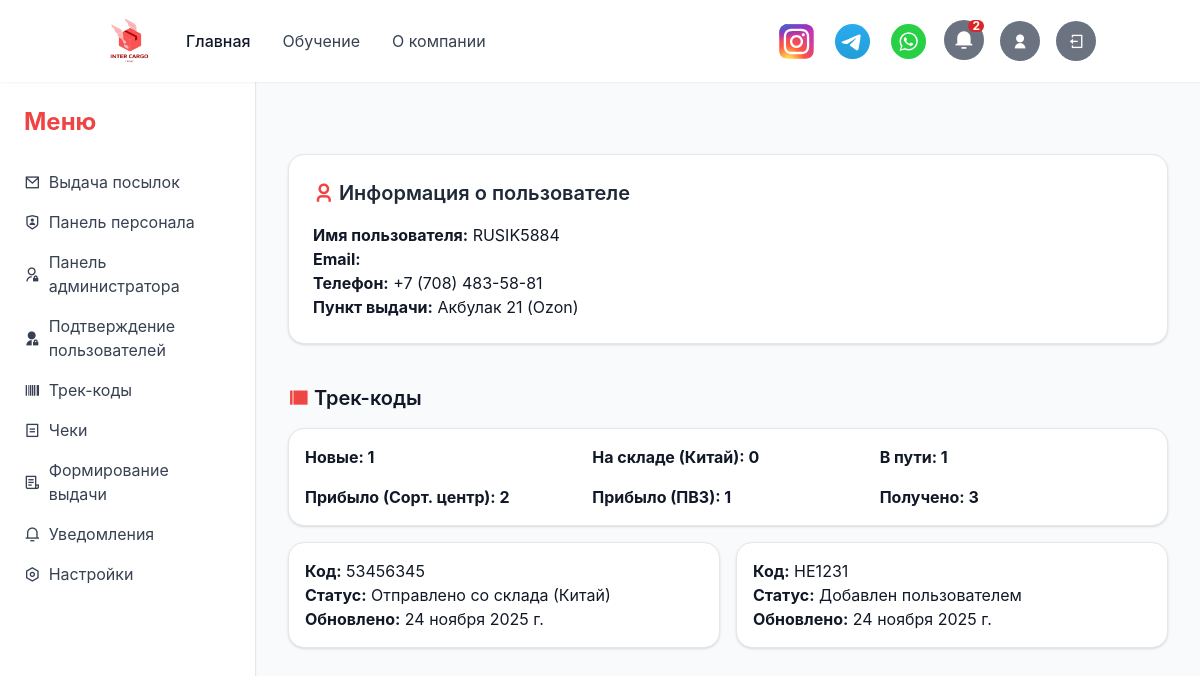
Screenshot of /profile/ (signed in) with the database file from the repository.
### register/models.py (models this page shows, shortened)
class UserProfile(models.Model):
    PICKUP_CHOICES = [
        ('akbulak', 'Акбулак 21 (Ozon)'),
        ('pushkina', 'Пушкина 8 (Ozon)'),
        ('tashkentskaya', 'Ташкентская 286 (Ozon)'),
        ('bayseytovoy', 'Байсеитовой 30 (Ozon)'),
        ('samal', 'Самал 48 (Wildberries)'),
        ('sorokina', 'Сорокина 7 (Ozon)'),
        ('ashimbaeva', 'Ашимбаева 5 (Ozon)'),
        ('abaya286', 'Абая 286 (Ozon)'),
        ('atabaeva', 'Атабаева 105 (Ozon)'),
        ('koybakova', 'Койбакова 8 (Ozon)'),
    ]
    user = models.OneToOneField(User, on_delete=models.CASCADE, verbose_name="Имя пользователя")
    phone = models.CharField(max_length=20, verbose_name="Телефон")
    pickup = models.CharField(max_length=100, choices=PICKUP_CHOICES, verbose_name="ПВЗ")
    is_staff = models.BooleanField(default=False)
    is_hr = models.BooleanField(default=False)

### myprofile/models.py (models this page shows, shortened)
class TrackCode(models.Model):
    STATUS_CHOICES = [
        ('no_owner', 'Нет владельца товара'),
        ('user_added', 'Добавлен пользователем'),
        ('warehouse_cn', 'Прибыло на склад (Китай)'),
        ('shipped_cn', 'Отправлено со склада (Китай)'),
        ('delivered', 'Доставлен на сортировочный склад'),
        ('ready', 'Доставлен на ПВЗ'),
        ('claimed', 'Выдано клиенту'),
    ]
    STATUS_ORDER = {
        'no_owner': -1,
        'user_added': 0,
        'warehouse_cn': 1,
        'shipped_cn': 2,
        'delivered': 3,
        'ready': 4,
        'claimed': 5,
    }
    id = models.AutoField(primary_key=True, verbose_name="№ трек кода")
    track_code = models.CharField(max_length=100, unique=True, verbose_name="Трек код")
    update_date = models.DateField(default=timezone.now, verbose_name="Дата обновления")
    status = models.CharField(max_length=20, choices=STATUS_CHOICES, verbose_name="Статус трек-кода")
    owner = models.ForeignKey(
        settings.AUTH_USER_MODEL,
        on_delete=models.CASCADE,
        verbose_name="Имя владельца",
        null=True,
        blank=True
    )
    description = models.CharField(max_length=255, blank=True, verbose_name="О посылке")
    weight = models.DecimalField(max_digits=6, decimal_places=3, null=True, blank=True, verbose_name="Вес посылки (кг)")

### myprofile/views/personal_profile.py (the view)
# urls.py: re_path(r"^profile/", include('myprofile.urls')),
@login_required(login_url='login')
def profile(request):
    user = request.user
    try:
        profile = user.userprofile
    except UserProfile.DoesNotExist:
        profile = None
    last_two_codes = TrackCode.objects.filter(owner=user).order_by('-update_date')[:2]
    user_added_count = TrackCode.objects.filter(owner=user, status='user_added').count()
    warehouse_cn_count = TrackCode.objects.filter(owner=user, status='warehouse_cn').count()
    shipped_cn_count = TrackCode.objects.filter(owner=user, status='shipped_cn').count()
    delivered_count = TrackCode.objects.filter(owner=user, status='delivered').count()
    ready_count = TrackCode.objects.filter(owner=user, status='ready').count()
    claimed_count = TrackCode.objects.filter(owner=user, status='claimed').count()
    return render(request, 'profile.html', {
        'user': user,
        'profile': profile,
        'last_two_codes': last_two_codes,
        'user_added': user_added_count,
        'warehouse_cn': warehouse_cn_count,
        'shipped_cn_count': shipped_cn_count,
        'delivered': delivered_count,
        'ready': ready_count,
        'claimed': claimed_count,
    })

### myprofile/views/notifications.py (called while the page is built)
def notifications_context(request):
    if request.user.is_authenticated:
        unread_qs = Notification.objects.filter(user=request.user, is_read=False).order_by('-created_at')
        unread_count = unread_qs.count()
        header_notifications = unread_qs[:5]
        return {
            'unread': unread_count,
            'header_notifications': header_notifications
        }
    return {}

### myprofile/templates/profile.html (shortened to what this page needs)
<!DOCTYPE html>
<html lang="ru">
{% load static %}
<head>
    <script src="https://cdn.tailwindcss.com/3.4.16"></script>
    <link rel="stylesheet" href="{% static 'styles/css2.css' %}"/>
    <link rel="stylesheet" href="{% static 'styles/styles.css' %}"/>
    <link rel="stylesheet" href="{% static 'styles/remixicon/remixicon.css' %}"/>
</head>
<body class="bg-gray-50 text-gray-900 min-h-screen">
{% include 'includes/header.html' %}
{% block content %}
<div class="flex min-h-screen">
    {% include 'includes/sidebar.html' %}
    <main class="flex-1 px-4 md:px-8 py-8 space-y-10">
        <section id="user-info" class="bg-white p-6 rounded-lg shadow border border-gray-200 mb-6">
            <h2 class="text-xl font-semibold mb-4 text-gray-800"><i class="ri-user-3-line text-red-500"></i> Информация о пользователе</h2>
            <p><strong>Имя пользователя:</strong> {{ user.username }}</p>
            <p><strong>Email:</strong> {{ user.email }}</p>
            {% if user.userprofile %}
                <p><strong>Телефон:</strong> {{ user.userprofile.phone }}</p>
                <p><strong>Пункт выдачи:</strong> {{ user.userprofile.get_pickup_display }}</p>
            {% endif %}
        </section>
        <section id="trackcodes">
            <h2 class="text-xl font-semibold mb-4"><i class="ri-barcode-line text-red-500"></i> Трек-коды</h2>
            <div class="grid grid-cols-3 md:grid-cols-3 gap-4 mt-4 bg-white p-4 rounded-lg shadow border border-gray-200">
                <p><strong>Новые: {{ user_added }}</strong></p>
                <p><strong>На складе (Китай): {{ warehouse_cn }}</strong></p>
                <p><strong>В пути: {{ shipped_cn_count }}</strong></p>
                <p><strong>Прибыло (Сорт. центр): {{ delivered }}</strong></p>
                <p><strong>Прибыло (ПВЗ): {{ ready }}</strong></p>
                <p><strong>Получено: {{ claimed }}</strong></p>
            </div>
            <div class="grid grid-cols-1 md:grid-cols-2 gap-4 mt-4">
                {% for code in last_two_codes %}
                    <div class="bg-white p-4 rounded-lg shadow border border-gray-200">
                        <p><strong>Код:</strong> {{ code.track_code }}</p>
                        <p><strong>Статус:</strong> {{ code.get_status_display }}</p>
                        <p><strong>Обновлено:</strong> {{ code.update_date }}</p>
                    </div>
                {% empty %}
                    <div class="grid grid-cols-1 md:grid-cols-1 bg-white p-4 rounded-lg shadow border border-gray-200">
                        <p class="text-gray-600">Вы ещё не добавили ни одного трек-кода.</p>
                    </div>
                {% endfor %}
            </div>
        </section>
    </main>
</div>
{% endblock %}
</body>
</html>

### mainview/static/styles/styles.css (style rules this page uses)
:where([class^="ri-"])::before { content: "\f3c2"; }
body { font-family: 'Inter', sans-serif; }

### rows the page displays
TrackCode: track_code "53456345", status "Отправлено со склада (Китай)", update_date "24 ноября 2025 г."
TrackCode: track_code "НЕ1231", status "Добавлен пользователем", update_date "24 ноября 2025 г."

### other values shown
{{ unread }} "2"
{{ user.username }} "RUSIK5884"
{{ user.userprofile.phone }} "+7 (708) 483-58-81"
{{ user.userprofile.get_pickup_display }} "Акбулак 21 (Ozon)"
{{ user_added }} "1"
{{ warehouse_cn }} "0"
{{ shipped_cn_count }} "1"
{{ delivered }} "2"
{{ ready }} "1"
{{ claimed }} "3"
